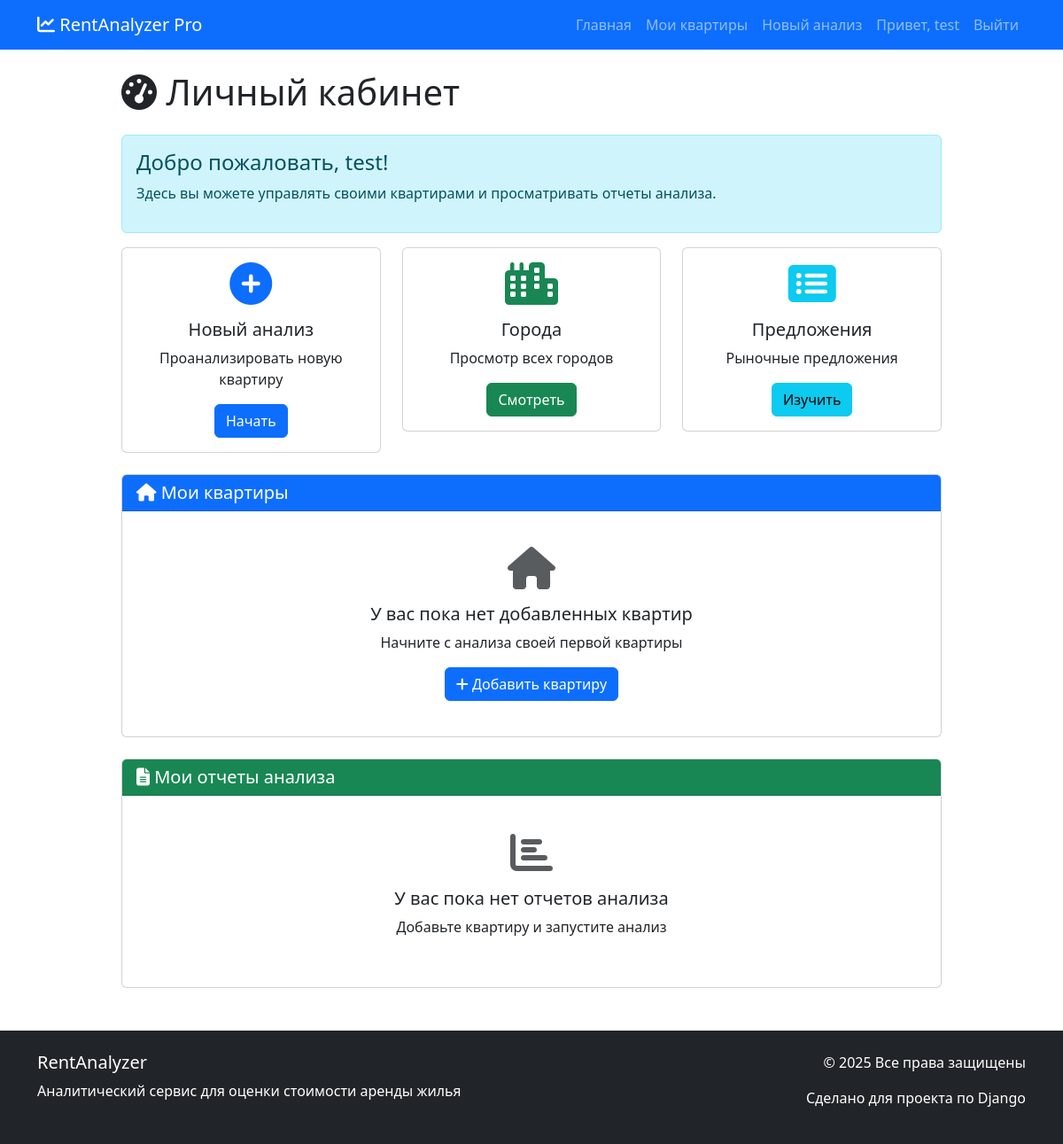
Page /analyzer/dashboard/ (signed in) on the earlier database version.
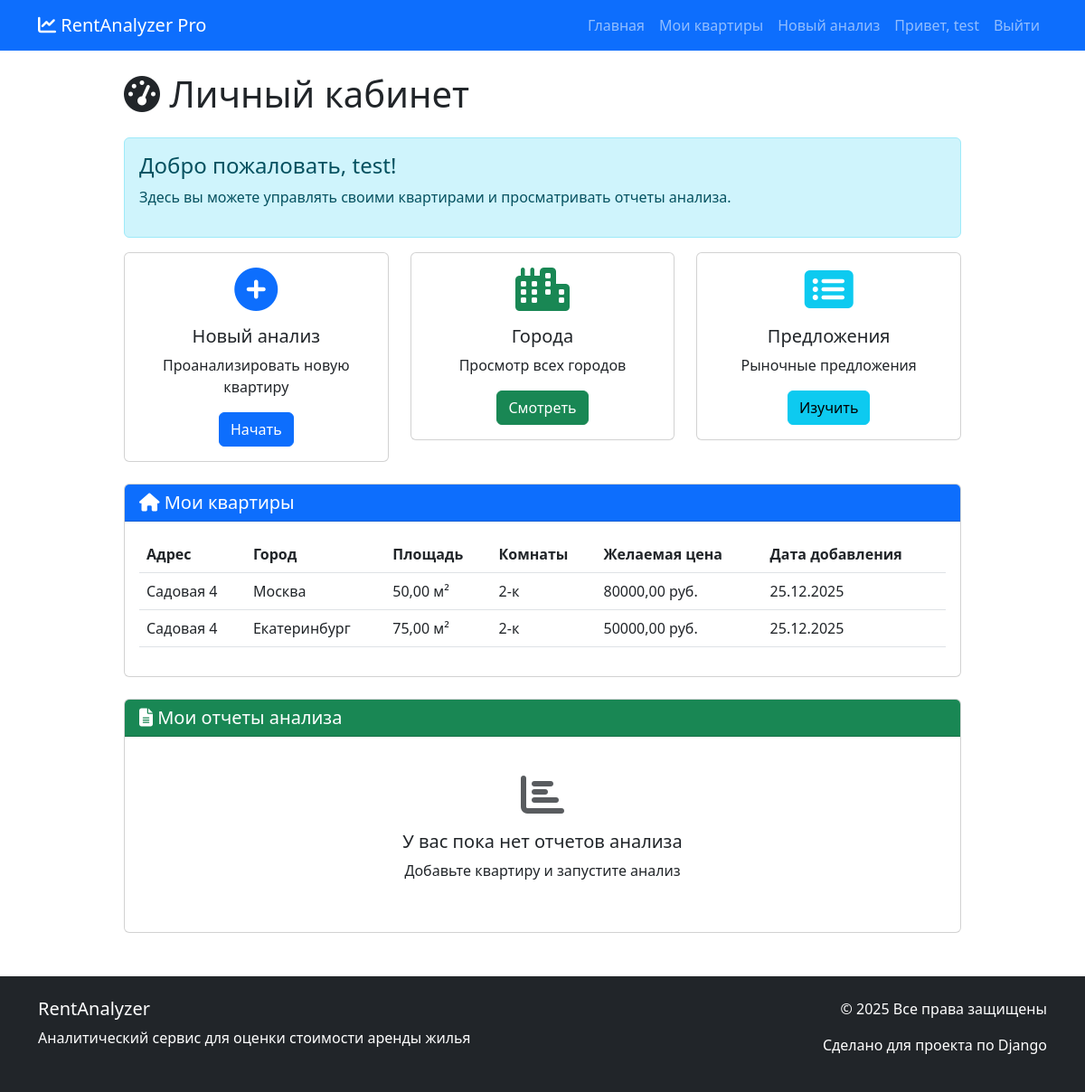
Same page on the later database version.
### analyzer/models.py (models this page shows, shortened)
class Apartment(models.Model):
    REPAIR_CHOICES = [
        ('без ремонта', 'Без ремонта'),
        ('косметический', 'Косметический'),
        ('евро', 'Евроремонт'),
        ('дизайнерский', 'Дизайнерский'),
    ]
    user = models.ForeignKey(
        User,
        on_delete=models.CASCADE,
        verbose_name='Пользователь',
        related_name='apartments'
    )
    city = models.ForeignKey(
        City,
        on_delete=models.CASCADE,
        verbose_name='Город',
        related_name='apartments'
    )
    address = models.CharField(
        max_length=255,
        verbose_name='Адрес',
        help_text='Улица, дом, корпус'
    )
    area = models.DecimalField(
        max_digits=6,
        decimal_places=2,
        verbose_name='Площадь (м²)',
        help_text='Общая площадь квартиры'
    )
    rooms = models.IntegerField(
        verbose_name='Количество комнат',
        choices=[(i, f"{i}-к") for i in range(1, 6)],
        default=1
    )
    floor = models.IntegerField(
        verbose_name='Этаж',
        help_text='На каком этаже находится квартира'
    )
    total_floors = models.IntegerField(
        verbose_name='Всего этажей в доме',
        help_text='Общее количество этажей в здании'
    )
    has_balcony = models.BooleanField(
        default=False,
        verbose_name='Балкон/лоджия'
    )
    repair_type = models.CharField(
        max_length=20,
        choices=REPAIR_CHOICES,
        default='косметический',
        verbose_name='Тип ремонта'
    )
    description = models.TextField(
        verbose_name='Дополнительное описание',
        blank=True,
        help_text='Дополнительные особенности квартиры'
    )
    desired_price = models.DecimalField(
        max_digits=10,
        decimal_places=2,
        verbose_name='Желаемая цена аренды (руб./мес.)',
        help_text='Цена, которую вы хотели бы получать'
    )
    created_at = models.DateTimeField(
        auto_now_add=True,
        verbose_name='Дата добавления'
    )
    updated_at = models.DateTimeField(
        auto_now=True,
        verbose_name='Дата обновления'
    )
    class Meta:
        verbose_name = 'Квартира'
        verbose_name_plural = 'Квартиры'
        ordering = ['-created_at']
    latitude = models.DecimalField(
        max_digits=9,
        decimal_places=6,
        verbose_name='Широта',
        blank=True,
        null=True,
        help_text='Географическая широта (автоматически заполняется)'
    )
    longitude = models.DecimalField(
        max_digits=9,
        decimal_places=6,
        verbose_name='Долгота',
        blank=True,
        null=True,
        help_text='Географическая долгота (автоматически заполняется)'
    )

class City(models.Model):
    name = models.CharField(
        max_length=100,
        verbose_name='Название города',
        unique=True
    )
    slug = models.SlugField(
        max_length=100,
        unique=True,
        verbose_name='URL-идентификатор',
        blank=True
    )
    latitude = models.DecimalField(
        max_digits=9,
        decimal_places=6,
        verbose_name='Широта',
        blank=True,
        null=True,
        help_text='Географическая широта центра города'
    )
    longitude = models.DecimalField(
        max_digits=9,
        decimal_places=6,
        verbose_name='Долгота',
        blank=True,
        null=True,
        help_text='Географическая долгота центра города'
    )
    avg_price_per_sqm = models.DecimalField(
        max_digits=10,
        decimal_places=2,
        verbose_name='Средняя цена за м² (руб.)',
        help_text='Средняя рыночная цена за квадратный метр'
    )
    population = models.IntegerField(
        verbose_name='Население',
        blank=True,
        null=True,
        help_text='Примерная численность населения'
    )
    description = models.TextField(
        verbose_name='Описание',
        blank=True,
        help_text='Краткое описание города, районов, инфраструктуры'
    )
    class Meta:
        verbose_name = 'Город'
        verbose_name_plural = 'Города'
        ordering = ['name']

### analyzer/views.py (the view)
# urls.py: path('dashboard/', views.dashboard, name='dashboard'),
@login_required
def dashboard(request):
    user_apartments = Apartment.objects.filter(user=request.user)
    reports = AnalysisReport.objects.filter(apartment__user=request.user)
    context = {
        'user_apartments': user_apartments,
        'reports': reports,
    }
    return render(request, 'analyzer/dashboard.html', context)

### templates/analyzer/dashboard.html (shortened to what this page needs)
{% extends 'base.html' %}
{% block content %}
<div class="row">
    <div class="col-lg-10 mx-auto">
        <h1 class="mb-4"><i class="fas fa-tachometer-alt"></i> Личный кабинет</h1>
        <div class="alert alert-info">
            <h4 class="alert-heading">Добро пожаловать, {{ user.username }}!</h4>
            <p>Здесь вы можете управлять своими квартирами и просматривать отчеты анализа.</p>
        </div>
        <div class="row mb-4">
            <div class="col-md-4">
                <div class="card text-center">
                    <div class="card-body">
                        <i class="fas fa-plus-circle fa-3x text-primary mb-3"></i>
                        <h5>Новый анализ</h5>
                        <p>Проанализировать новую квартиру</p>
                        <a href="{% url 'analyzer:add_apartment' %}" class="btn btn-primary">Начать</a>
                    </div>
                </div>
            </div>
            <div class="col-md-4">
                <div class="card text-center">
                    <div class="card-body">
                        <i class="fas fa-city fa-3x text-success mb-3"></i>
                        <h5>Города</h5>
                        <p>Просмотр всех городов</p>
                        <a href="{% url 'analyzer:city_list' %}" class="btn btn-success">Смотреть</a>
                    </div>
                </div>
            </div>
            <div class="col-md-4">
                <div class="card text-center">
                    <div class="card-body">
                        <i class="fas fa-list-alt fa-3x text-info mb-3"></i>
                        <h5>Предложения</h5>
                        <p>Рыночные предложения</p>
                        <a href="{% url 'analyzer:market_offers' %}" class="btn btn-info">Изучить</a>
                    </div>
                </div>
            </div>
        </div>
        <div class="card mb-4">
            <div class="card-header bg-primary text-white">
                <h5 class="mb-0"><i class="fas fa-home"></i> Мои квартиры</h5>
            </div>
            <div class="card-body">
                {% if user_apartments %}
                    <div class="table-responsive">
                        <table class="table table-hover">
                            <thead>
                                <tr>
                                    <th>Адрес</th>
                                    <th>Город</th>
                                    <th>Площадь</th>
                                    <th>Комнаты</th>
                                    <th>Желаемая цена</th>
                                    <th>Дата добавления</th>
                                </tr>
                            </thead>
                            <tbody>
                                {% for apartment in user_apartments %}
                                <tr>
                                    <td>{{ apartment.address }}</td>
                                    <td>{{ apartment.city.name }}</td>
                                    <td>{{ apartment.area }} м²</td>
                                    <td>{{ apartment.rooms }}-к</td>
                                    <td>{{ apartment.desired_price }} руб.</td>
                                    <td>{{ apartment.created_at|date:"d.m.Y" }}</td>
                                </tr>
                                {% endfor %}
                            </tbody>
                        </table>
                    </div>
                {% else %}
                    <div class="text-center py-4">
                        <i class="fas fa-home fa-3x text-muted mb-3"></i>
                        <h5>У вас пока нет добавленных квартир</h5>
                        <p>Начните с анализа своей первой квартиры</p>
                        <a href="{% url 'analyzer:add_apartment' %}" class="btn btn-primary">
                            <i class="fas fa-plus"></i> Добавить квартиру
                        </a>
                    </div>
                {% endif %}
            </div>
        </div>
        <div class="card">
            <div class="card-header bg-success text-white">
                <h5 class="mb-0"><i class="fas fa-file-alt"></i> Мои отчеты анализа</h5>
            </div>
            <div class="card-body">
                {% if reports %}
                    <div class="table-responsive">
                        <table class="table table-hover">
                            <thead>
                                <tr>
                                    <th>Квартира</th>
                                    <th>Справедливая цена</th>
                                    <th>Разница</th>
                                    <th>Похожих предложений</th>
                                    <th>Рекомендация</th>
                                    <th>Дата анализа</th>
                                </tr>
                            </thead>
                            <tbody>
                                {% for report in reports %}
                                <tr>
                                    <td>{{ report.apartment.address|truncatechars:30 }}</td>
                                    <td>{{ report.fair_price }} руб.</td>
                                    <td>
                                        {% if report.price_difference > 0 %}
                                            <span class="text-success">+{{ report.price_difference }} руб.</span>
                                        {% elif report.price_difference < 0 %}
                                            <span class="text-danger">{{ report.price_difference }} руб.</span>
                                        {% else %}
                                            <span class="text-muted">{{ report.price_difference }} руб.</span>
                                        {% endif %}
                                    </td>
                                    <td>{{ report.similar_offers_count }}</td>
                                    <td>{{ report.get_recommendation_type }}</td>
                                    <td>{{ report.created_at|date:"d.m.Y" }}</td>
                                </tr>
                                {% endfor %}
                            </tbody>
                        </table>
                    </div>
                {% else %}
                    <div class="text-center py-4">
                        <i class="fas fa-chart-bar fa-3x text-muted mb-3"></i>
                        <h5>У вас пока нет отчетов анализа</h5>
                        <p>Добавьте квартиру и запустите анализ</p>
                    </div>
                {% endif %}
            </div>
        </div>
    </div>
</div>
{% endblock %}

### templates/base.html (shortened to what this page needs)
<!DOCTYPE html>
<html lang="ru">
<head>
    <link href="https://cdn.jsdelivr.net/npm/bootstrap@5.3.0/dist/css/bootstrap.min.css" rel="stylesheet">
    <link rel="stylesheet" href="https://cdnjs.cloudflare.com/ajax/libs/font-awesome/6.4.0/css/all.min.css">
</head>
<body>
    <nav class="navbar navbar-expand-lg navbar-dark bg-primary">
        <div class="container">
            <a class="navbar-brand" href="{% url 'home' %}">
                <i class="fas fa-chart-line"></i> RentAnalyzer Pro
            </a>
            <div class="collapse navbar-collapse" id="navbarNav">
                <ul class="navbar-nav ms-auto">
                    <li class="nav-item">
                        <a class="nav-link" href="{% url 'home' %}">Главная</a>
                    </li>
                    {% if user.is_authenticated %}
                        <li class="nav-item">
                            <a class="nav-link" href="{% url 'analyzer:dashboard' %}">Мои квартиры</a>
                        </li>
                        <li class="nav-item">
                            <a class="nav-link" href="{% url 'analyzer:add_apartment' %}">Новый анализ</a>
                        </li>
                        <li class="nav-item">
                            <span class="nav-link">Привет, {{ user.username }}</span>
                        </li>
                        <li class="nav-item">
                            <a class="nav-link" href="{% url 'users:logout' %}">Выйти</a>
                        </li>
                {% else %}
                    <li class="nav-item">
                        <a class="nav-link" href="{% url 'users:login' %}">Войти</a>
                    </li>
                {% endif %}
                </ul>
            </div>
        </div>
    </nav>
    <main class="container mt-4">
        {% block content %}
        {% endblock %}
    </main>
    <footer class="bg-dark text-white mt-5 py-4">
        <div class="container">
            <div class="row">
                <div class="col-md-6">
                    <h5>RentAnalyzer</h5>
                    <p>Аналитический сервис для оценки стоимости аренды жилья</p>
                </div>
                <div class="col-md-6 text-end">
                    <p>&copy; {% now "Y" %} Все права защищены</p>
                    <p>Сделано для проекта по Django</p>
                </div>
            </div>
        </div>
    </footer>
</body>
</html>

Differences in the rows shown:
added Apartment: address "Садовая 4", city.name "Москва", area "50,00", rooms "2", desired_price "80000,00", created_at "25.12.2025"
added Apartment: address "Садовая 4", city.name "Екатеринбург", area "75,00", rooms "2", desired_price "50000,00", created_at "25.12.2025"
Other differences:
text no longer shown: "У вас пока нет добавленных квартир Начните с анализа своей первой квартиры Добавить квартиру"
text now shown: "Адрес Город Площадь Комнаты Желаемая цена Дата добавления"
